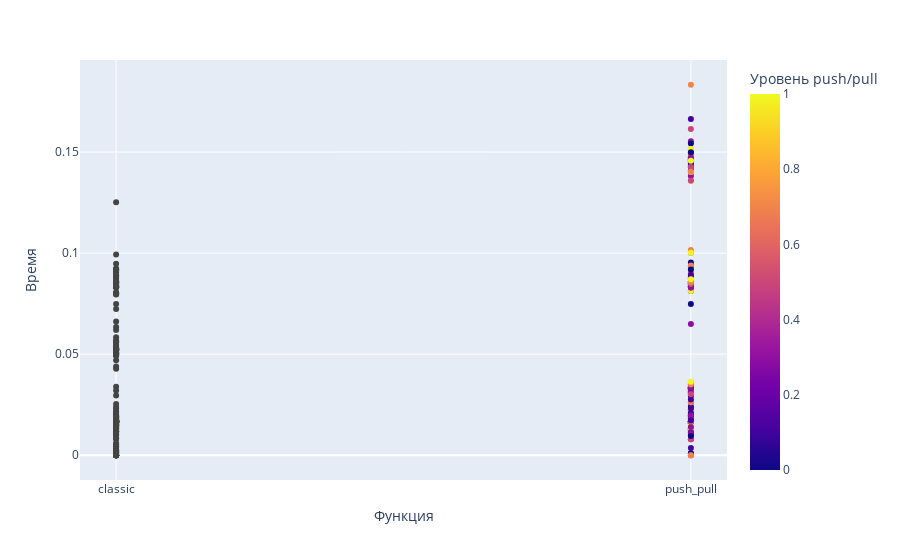

Notebook code cell kept with this figure:
### Code cell
px.scatter(compet, x = 'Функция', y = 'Время', color = 'Уровень push/pull')

### Figure 1 — Plotly figure (JSON) as saved in the notebook; plotly's stock layout.template omitted (floating-point values rounded to 4 significant figures; data arrays with more than 128 entries replaced by an {"elided": "..."} marker saying what was removed)
{"data": [{"hovertemplate": "Функция=%{x}<br>Время=%{y}<br>Уровень push/pull=%{marker.color}<extra></extra>", "legendgroup": "", "marker": {"color": {"elided": "420 float values"}, "coloraxis": "coloraxis", "symbol": "circle"}, "mode": "markers", "name": "", "orientation": "v", "showlegend": false, "type": "scatter", "x": {"elided": "420 str values"}, "xaxis": "x", "y": {"elided": "420 float values"}, "yaxis": "y"}], "layout": {"coloraxis": {"colorbar": {"title": {"text": "Уровень push/pull"}}, "colorscale": [[0, "#0d0887"], [0.1111, "#46039f"], [0.2222, "#7201a8"], [0.3333, "#9c179e"], [0.4444, "#bd3786"], [0.5556, "#d8576b"], [0.6667, "#ed7953"], [0.7778, "#fb9f3a"], [0.8889, "#fdca26"], [1, "#f0f921"]]}, "legend": {"tracegroupgap": 0}, "margin": {"t": 60}, "xaxis": {"anchor": "y", "domain": [0, 1], "title": {"text": "Функция"}}, "yaxis": {"anchor": "x", "domain": [0, 1], "title": {"text": "Время"}}}}
